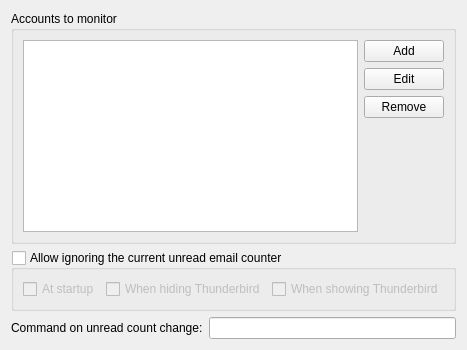
     <widget class="QWidget" name="tabAccounts">
      <attribute name="title">
       <string>Monitoring</string>
      </attribute>
      <layout class="QVBoxLayout" name="verticalLayout_10">
       <item>
        <widget class="QGroupBox" name="groupAccounts">
         <property name="title">
          <string>Accounts to monitor</string>
         </property>
         <layout class="QVBoxLayout" name="verticalLayout_11">
          <item>
           <layout class="QHBoxLayout" name="horizontalLayout_2">
            <item>
             <widget class="QTreeView" name="treeAccounts">
              <property name="enabled">
               <bool>true</bool>
              </property>
              <property name="rootIsDecorated">
               <bool>false</bool>
              </property>
              <property name="itemsExpandable">
               <bool>false</bool>
              </property>
              <property name="expandsOnDoubleClick">
               <bool>false</bool>
              </property>
             </widget>
            </item>
            <item>
             <layout class="QVBoxLayout" name="verticalLayout_2">
              <item>
               <widget class="QPushButton" name="btnAccountAdd">
                <property name="toolTip">
                 <string>&lt;html&gt;&lt;head/&gt;&lt;body&gt;&lt;p&gt;Select mail folders for watching.&lt;br/&gt;&lt;br/&gt;If the dialog doesn't show your folder, &lt;i&gt;Ctrl + Shift click&lt;/i&gt; to open a file selection dialog that allows adding any mork file.&lt;/p&gt;&lt;/body&gt;&lt;/html&gt;</string>
                </property>
                <property name="text">
                 <string>Add</string>
                </property>
               </widget>
              </item>
              <item>
               <widget class="QPushButton" name="btnAccountEdit">
                <property name="text">
                 <string>Edit</string>
                </property>
               </widget>
              </item>
              <item>
               <widget class="QPushButton" name="btnAccountRemove">
                <property name="text">
                 <string>Remove</string>
                </property>
               </widget>
              </item>
              <item>
               <spacer name="verticalSpacer_10">
                <property name="orientation">
                 <enum>Qt::Vertical</enum>
                </property>
                <property name="sizeHint" stdset="0">
                 <size>
                  <width>20</width>
                  <height>40</height>
                 </size>
                </property>
               </spacer>
              </item>
             </layout>
            </item>
           </layout>
          </item>
         </layout>
        </widget>
       </item>
       <item>
        <widget class="QGroupBox" name="boxAllowSuppression">
         <property name="toolTip">
          <string>&lt;html&gt;&lt;head/&gt;&lt;body&gt;&lt;p&gt;If enabled, this option adds the &amp;quot;Ignore currently unread emails&amp;quot; action to the context menu. This action allows you to ignore the emails which are currently unread. Birdtray would then pretend there are no unread emails left, and would only show new emails over the ignored count.&lt;/p&gt;&lt;p&gt;&lt;br/&gt;For example, if there were 10 unread emails, and you clicked on &amp;quot;Ignore&amp;quot; action, Birdtray will show no unread email indicator as long as unread email count remains at 10. Once new email is received and you have 11 total unread emails, Birdtray will show the new email count as 1.&lt;/p&gt;&lt;/body&gt;&lt;/html&gt;</string>
         </property>
         <property name="title">
          <string>Allow ignoring the current unread email counter</string>
         </property>
         <property name="checkable">
          <bool>true</bool>
         </property>
         <property name="checked">
          <bool>false</bool>
         </property>
         <layout class="QHBoxLayout" name="horizontalLayout_12">
          <item>
           <widget class="QCheckBox" name="ignoreMailCountOnStartupBox">
            <property name="toolTip">
             <string>Ignore all unread email that are present when Birdtray starts. Only new emails will be taken into account by the unread counter.</string>
            </property>
            <property name="text">
             <string>At startup</string>
            </property>
           </widget>
          </item>
          <item>
           <widget class="QCheckBox" name="ignoreMailCountOnHideBox">
            <property name="text">
             <string>When hiding Thunderbird</string>
            </property>
           </widget>
          </item>
          <item>
           <widget class="QCheckBox" name="ignoreMailCountOnShowBox">
            <property name="text">
             <string>When showing Thunderbird</string>
            </property>
           </widget>
          </item>
         </layout>
        </widget>
       </item>
       <item>
        <layout class="QHBoxLayout" name="horizontalLayout">
         <item>
          <widget class="QLabel" name="label">
           <property name="text">
            <string>Command on unread count change:</string>
           </property>
          </widget>
         </item>
         <item>
          <widget class="QLineEdit" name="leProcessRunOnCountChange">
           <property name="toolTip">
            <string>&lt;html&gt;&lt;head/&gt;&lt;body&gt;&lt;p&gt;If not empty, this command will be invoked every time the unread counter changes (including when it becomes zero). It is invoked via shell, as-is, with %NEW% replaced by the new unread count value and %OLD% replaced with the old unread count value (which may be the same as new).&lt;/p&gt;&lt;p&gt;Most users don't need this functionality and should leave it empty.&lt;/p&gt;&lt;/body&gt;&lt;/html&gt;</string>
           </property>
           <property name="whatsThis">
            <string>&lt;html&gt;&lt;head/&gt;&lt;body&gt;&lt;p&gt;If not empty, this command will be invoked every time the unread counter changes (including when it becomes zero). It is invoked via shell, as-is, with %NEW% replaced by the new unread count value and %OLD% replaced with the old unread count value (which may be the same as new).&lt;/p&gt;&lt;p&gt;Most users don't need this functionality and should leave it empty.&lt;/p&gt;&lt;/body&gt;&lt;/html&gt;</string>
           </property>
          </widget>
         </item>
        </layout>
       </item>
      </layout>
     </widget>
